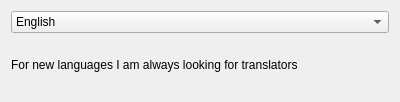
<?xml version="1.0" encoding="UTF-8"?>
<ui version="4.0">
 <class>GUI_LanguageChooser</class>
 <widget class="QWidget" name="GUI_LanguageChooser">
  <property name="geometry">
   <rect>
    <x>0</x>
    <y>0</y>
    <width>400</width>
    <height>102</height>
   </rect>
  </property>
  <layout class="QGridLayout" name="gridLayout">
   <item row="1" column="0">
    <widget class="QLabel" name="label_2">
     <property name="text">
      <string>For new languages I am always looking for translators</string>
     </property>
     <property name="wordWrap">
      <bool>true</bool>
     </property>
    </widget>
   </item>
   <item row="0" column="0">
    <widget class="QComboBox" name="combo_lang">
     <item>
      <property name="text">
       <string>English</string>
      </property>
     </item>
    </widget>
   </item>
  </layout>
 </widget>
 <resources/>
 <connections/>
</ui>
